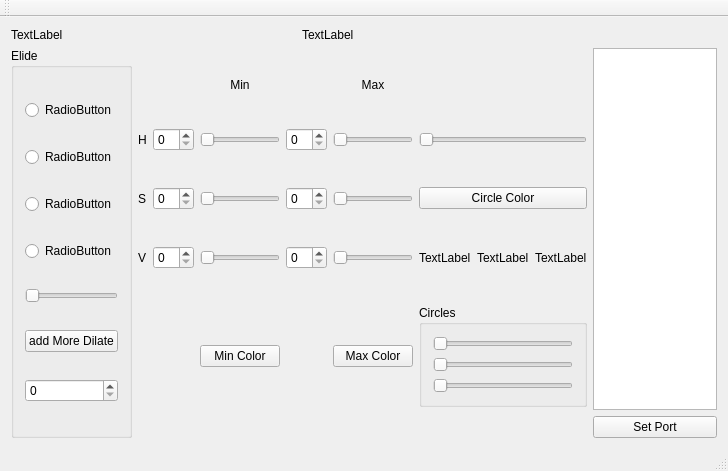
<?xml version="1.0" encoding="UTF-8"?>
<ui version="4.0">
 <author>Shoka</author>
 <class>MainWindow</class>
 <widget class="QMainWindow" name="MainWindow">
  <property name="geometry">
   <rect>
    <x>0</x>
    <y>0</y>
    <width>728</width>
    <height>471</height>
   </rect>
  </property>
  <property name="windowTitle">
   <string>MainWindow</string>
  </property>
  <widget class="QWidget" name="centralWidget">
   <layout class="QGridLayout" name="gridLayout_3">
    <item row="0" column="0">
     <widget class="QLabel" name="label_3">
      <property name="text">
       <string>TextLabel</string>
      </property>
     </widget>
    </item>
    <item row="0" column="1">
     <widget class="QLabel" name="label_2">
      <property name="text">
       <string>TextLabel</string>
      </property>
     </widget>
    </item>
    <item row="1" column="0" colspan="2">
     <layout class="QGridLayout" name="gridLayout_2">
      <item row="0" column="1">
       <layout class="QGridLayout" name="gridLayout">
        <item row="2" column="5">
         <widget class="QPushButton" name="pushButton_3">
          <property name="text">
           <string>Circle Color</string>
          </property>
         </widget>
        </item>
        <item row="3" column="4">
         <widget class="QSlider" name="vMaxSlider">
          <property name="maximum">
           <number>255</number>
          </property>
          <property name="orientation">
           <enum>Qt::Horizontal</enum>
          </property>
         </widget>
        </item>
        <item row="2" column="2">
         <widget class="QSlider" name="sMinSlider">
          <property name="maximum">
           <number>255</number>
          </property>
          <property name="orientation">
           <enum>Qt::Horizontal</enum>
          </property>
         </widget>
        </item>
        <item row="3" column="5">
         <layout class="QHBoxLayout" name="horizontalLayout">
          <item>
           <widget class="QLabel" name="radiusLabel">
            <property name="text">
             <string>TextLabel</string>
            </property>
           </widget>
          </item>
          <item>
           <widget class="QLabel" name="yLabelCenter">
            <property name="text">
             <string>TextLabel</string>
            </property>
           </widget>
          </item>
          <item>
           <widget class="QLabel" name="xCenterLabel">
            <property name="text">
             <string>TextLabel</string>
            </property>
           </widget>
          </item>
         </layout>
        </item>
        <item row="4" column="5">
         <widget class="QGroupBox" name="groupBox_2">
          <property name="title">
           <string>Circles</string>
          </property>
          <layout class="QVBoxLayout" name="verticalLayout_2">
           <item>
            <widget class="QSlider" name="minDistSlider">
             <property name="minimum">
              <number>5</number>
             </property>
             <property name="orientation">
              <enum>Qt::Horizontal</enum>
             </property>
            </widget>
           </item>
           <item>
            <widget class="QSlider" name="param1Slider">
             <property name="minimum">
              <number>5</number>
             </property>
             <property name="orientation">
              <enum>Qt::Horizontal</enum>
             </property>
            </widget>
           </item>
           <item>
            <widget class="QSlider" name="param2Slider">
             <property name="minimum">
              <number>5</number>
             </property>
             <property name="orientation">
              <enum>Qt::Horizontal</enum>
             </property>
            </widget>
           </item>
          </layout>
         </widget>
        </item>
        <item row="4" column="4">
         <widget class="QPushButton" name="pushButton_2">
          <property name="text">
           <string>Max Color</string>
          </property>
         </widget>
        </item>
        <item row="1" column="5">
         <widget class="QSlider" name="circleThicknessSlider">
          <property name="orientation">
           <enum>Qt::Horizontal</enum>
          </property>
         </widget>
        </item>
        <item row="3" column="2">
         <widget class="QSlider" name="vMinSlider">
          <property name="maximum">
           <number>255</number>
          </property>
          <property name="orientation">
           <enum>Qt::Horizontal</enum>
          </property>
         </widget>
        </item>
        <item row="2" column="4">
         <widget class="QSlider" name="sMaxSlider">
          <property name="maximum">
           <number>255</number>
          </property>
          <property name="orientation">
           <enum>Qt::Horizontal</enum>
          </property>
         </widget>
        </item>
        <item row="1" column="2">
         <widget class="QSlider" name="hMinSlider">
          <property name="maximum">
           <number>180</number>
          </property>
          <property name="orientation">
           <enum>Qt::Horizontal</enum>
          </property>
         </widget>
        </item>
        <item row="4" column="2">
         <widget class="QPushButton" name="pushButton">
          <property name="text">
           <string>Min Color</string>
          </property>
         </widget>
        </item>
        <item row="1" column="4">
         <widget class="QSlider" name="hMaxSlider">
          <property name="maximum">
           <number>180</number>
          </property>
          <property name="orientation">
           <enum>Qt::Horizontal</enum>
          </property>
         </widget>
        </item>
        <item row="1" column="0">
         <widget class="QLabel" name="label_4">
          <property name="text">
           <string>H</string>
          </property>
         </widget>
        </item>
        <item row="3" column="0">
         <widget class="QLabel" name="label_6">
          <property name="text">
           <string>V</string>
          </property>
         </widget>
        </item>
        <item row="0" column="2">
         <widget class="QLabel" name="label_7">
          <property name="sizePolicy">
           <sizepolicy hsizetype="Expanding" vsizetype="Fixed">
            <horstretch>0</horstretch>
            <verstretch>0</verstretch>
           </sizepolicy>
          </property>
          <property name="text">
           <string>Min</string>
          </property>
          <property name="alignment">
           <set>Qt::AlignCenter</set>
          </property>
         </widget>
        </item>
        <item row="2" column="0">
         <widget class="QLabel" name="label_5">
          <property name="text">
           <string>S</string>
          </property>
         </widget>
        </item>
        <item row="0" column="4">
         <widget class="QLabel" name="label_8">
          <property name="sizePolicy">
           <sizepolicy hsizetype="Expanding" vsizetype="Fixed">
            <horstretch>0</horstretch>
            <verstretch>0</verstretch>
           </sizepolicy>
          </property>
          <property name="text">
           <string>Max</string>
          </property>
          <property name="alignment">
           <set>Qt::AlignCenter</set>
          </property>
         </widget>
        </item>
        <item row="2" column="1">
         <widget class="QSpinBox" name="spinBox_3"/>
        </item>
        <item row="3" column="1">
         <widget class="QSpinBox" name="spinBox_4"/>
        </item>
        <item row="1" column="1">
         <widget class="QSpinBox" name="spinBox_2"/>
        </item>
        <item row="1" column="3">
         <widget class="QSpinBox" name="spinBox_5"/>
        </item>
        <item row="2" column="3">
         <widget class="QSpinBox" name="spinBox_6"/>
        </item>
        <item row="3" column="3">
         <widget class="QSpinBox" name="spinBox_7"/>
        </item>
       </layout>
      </item>
      <item row="0" column="0">
       <widget class="QGroupBox" name="groupBox">
        <property name="sizePolicy">
         <sizepolicy hsizetype="MinimumExpanding" vsizetype="Expanding">
          <horstretch>0</horstretch>
          <verstretch>0</verstretch>
         </sizepolicy>
        </property>
        <property name="title">
         <string>Elide</string>
        </property>
        <layout class="QVBoxLayout" name="verticalLayout">
         <item>
          <widget class="QRadioButton" name="radioButton">
           <property name="text">
            <string>RadioButton</string>
           </property>
          </widget>
         </item>
         <item>
          <widget class="QRadioButton" name="radioButton_2">
           <property name="text">
            <string>RadioButton</string>
           </property>
          </widget>
         </item>
         <item>
          <widget class="QRadioButton" name="radioButton_3">
           <property name="text">
            <string>RadioButton</string>
           </property>
          </widget>
         </item>
         <item>
          <widget class="QRadioButton" name="radioButton_4">
           <property name="text">
            <string>RadioButton</string>
           </property>
          </widget>
         </item>
         <item>
          <widget class="QSlider" name="dilSlider">
           <property name="orientation">
            <enum>Qt::Horizontal</enum>
           </property>
          </widget>
         </item>
         <item>
          <widget class="QPushButton" name="pushButton_5">
           <property name="text">
            <string>add More Dilate</string>
           </property>
          </widget>
         </item>
         <item>
          <widget class="QSpinBox" name="spinBox"/>
         </item>
        </layout>
       </widget>
      </item>
     </layout>
    </item>
    <item row="1" column="2">
     <layout class="QVBoxLayout" name="verticalLayout_3">
      <item>
       <widget class="QTableView" name="tableView"/>
      </item>
      <item>
       <widget class="QPushButton" name="pushButton_4">
        <property name="text">
         <string>Set Port</string>
        </property>
       </widget>
      </item>
     </layout>
    </item>
    <item row="0" column="2">
     <widget class="CVVideoCapture" name="cVVideoCapture"/>
    </item>
   </layout>
  </widget>
  <widget class="QMenuBar" name="menuBar">
   <property name="geometry">
    <rect>
     <x>0</x>
     <y>0</y>
     <width>728</width>
     <height>21</height>
    </rect>
   </property>
  </widget>
  <widget class="QToolBar" name="mainToolBar">
   <attribute name="toolBarArea">
    <enum>TopToolBarArea</enum>
   </attribute>
   <attribute name="toolBarBreak">
    <bool>false</bool>
   </attribute>
  </widget>
  <widget class="QStatusBar" name="statusBar"/>
 </widget>
 <layoutdefault spacing="6" margin="11"/>
 <customwidgets>
  <customwidget>
   <class>CVVideoCapture</class>
   <extends>QWidget</extends>
   <header>cvvideocapture.h</header>
  </customwidget>
 </customwidgets>
 <resources/>
 <connections>
  <connection>
   <sender>hMaxSlider</sender>
   <signal>valueChanged(int)</signal>
   <receiver>spinBox_5</receiver>
   <slot>setValue(int)</slot>
   <hints>
    <hint type="sourcelabel">
     <x>334</x>
     <y>148</y>
    </hint>
    <hint type="destinationlabel">
     <x>280</x>
     <y>149</y>
    </hint>
   </hints>
  </connection>
  <connection>
   <sender>sMaxSlider</sender>
   <signal>valueChanged(int)</signal>
   <receiver>spinBox_6</receiver>
   <slot>setValue(int)</slot>
   <hints>
    <hint type="sourcelabel">
     <x>322</x>
     <y>204</y>
    </hint>
    <hint type="destinationlabel">
     <x>278</x>
     <y>206</y>
    </hint>
   </hints>
  </connection>
  <connection>
   <sender>vMaxSlider</sender>
   <signal>valueChanged(int)</signal>
   <receiver>spinBox_7</receiver>
   <slot>setValue(int)</slot>
   <hints>
    <hint type="sourcelabel">
     <x>315</x>
     <y>255</y>
    </hint>
    <hint type="destinationlabel">
     <x>281</x>
     <y>257</y>
    </hint>
   </hints>
  </connection>
  <connection>
   <sender>hMinSlider</sender>
   <signal>valueChanged(int)</signal>
   <receiver>spinBox_2</receiver>
   <slot>setValue(int)</slot>
   <hints>
    <hint type="sourcelabel">
     <x>186</x>
     <y>144</y>
    </hint>
    <hint type="destinationlabel">
     <x>141</x>
     <y>145</y>
    </hint>
   </hints>
  </connection>
  <connection>
   <sender>sMinSlider</sender>
   <signal>valueChanged(int)</signal>
   <receiver>spinBox_3</receiver>
   <slot>setValue(int)</slot>
   <hints>
    <hint type="sourcelabel">
     <x>188</x>
     <y>202</y>
    </hint>
    <hint type="destinationlabel">
     <x>148</x>
     <y>204</y>
    </hint>
   </hints>
  </connection>
  <connection>
   <sender>vMinSlider</sender>
   <signal>valueChanged(int)</signal>
   <receiver>spinBox_4</receiver>
   <slot>setValue(int)</slot>
   <hints>
    <hint type="sourcelabel">
     <x>205</x>
     <y>258</y>
    </hint>
    <hint type="destinationlabel">
     <x>153</x>
     <y>258</y>
    </hint>
   </hints>
  </connection>
  <connection>
   <sender>spinBox_2</sender>
   <signal>valueChanged(int)</signal>
   <receiver>hMinSlider</receiver>
   <slot>setValue(int)</slot>
   <hints>
    <hint type="sourcelabel">
     <x>158</x>
     <y>155</y>
    </hint>
    <hint type="destinationlabel">
     <x>217</x>
     <y>152</y>
    </hint>
   </hints>
  </connection>
  <connection>
   <sender>spinBox_3</sender>
   <signal>valueChanged(int)</signal>
   <receiver>sMinSlider</receiver>
   <slot>setValue(int)</slot>
   <hints>
    <hint type="sourcelabel">
     <x>157</x>
     <y>192</y>
    </hint>
    <hint type="destinationlabel">
     <x>201</x>
     <y>197</y>
    </hint>
   </hints>
  </connection>
  <connection>
   <sender>spinBox_4</sender>
   <signal>valueChanged(int)</signal>
   <receiver>vMinSlider</receiver>
   <slot>setValue(int)</slot>
   <hints>
    <hint type="sourcelabel">
     <x>160</x>
     <y>249</y>
    </hint>
    <hint type="destinationlabel">
     <x>191</x>
     <y>255</y>
    </hint>
   </hints>
  </connection>
  <connection>
   <sender>spinBox_5</sender>
   <signal>valueChanged(int)</signal>
   <receiver>hMaxSlider</receiver>
   <slot>setValue(int)</slot>
   <hints>
    <hint type="sourcelabel">
     <x>286</x>
     <y>138</y>
    </hint>
    <hint type="destinationlabel">
     <x>318</x>
     <y>140</y>
    </hint>
   </hints>
  </connection>
  <connection>
   <sender>spinBox_6</sender>
   <signal>valueChanged(int)</signal>
   <receiver>sMaxSlider</receiver>
   <slot>setValue(int)</slot>
   <hints>
    <hint type="sourcelabel">
     <x>277</x>
     <y>197</y>
    </hint>
    <hint type="destinationlabel">
     <x>324</x>
     <y>202</y>
    </hint>
   </hints>
  </connection>
  <connection>
   <sender>spinBox_7</sender>
   <signal>valueChanged(int)</signal>
   <receiver>vMaxSlider</receiver>
   <slot>setValue(int)</slot>
   <hints>
    <hint type="sourcelabel">
     <x>268</x>
     <y>253</y>
    </hint>
    <hint type="destinationlabel">
     <x>316</x>
     <y>256</y>
    </hint>
   </hints>
  </connection>
 </connections>
 <designerdata>
  <property name="gridDeltaX">
   <number>10</number>
  </property>
  <property name="gridDeltaY">
   <number>10</number>
  </property>
  <property name="gridSnapX">
   <bool>true</bool>
  </property>
  <property name="gridSnapY">
   <bool>true</bool>
  </property>
  <property name="gridVisible">
   <bool>true</bool>
  </property>
 </designerdata>
</ui>
